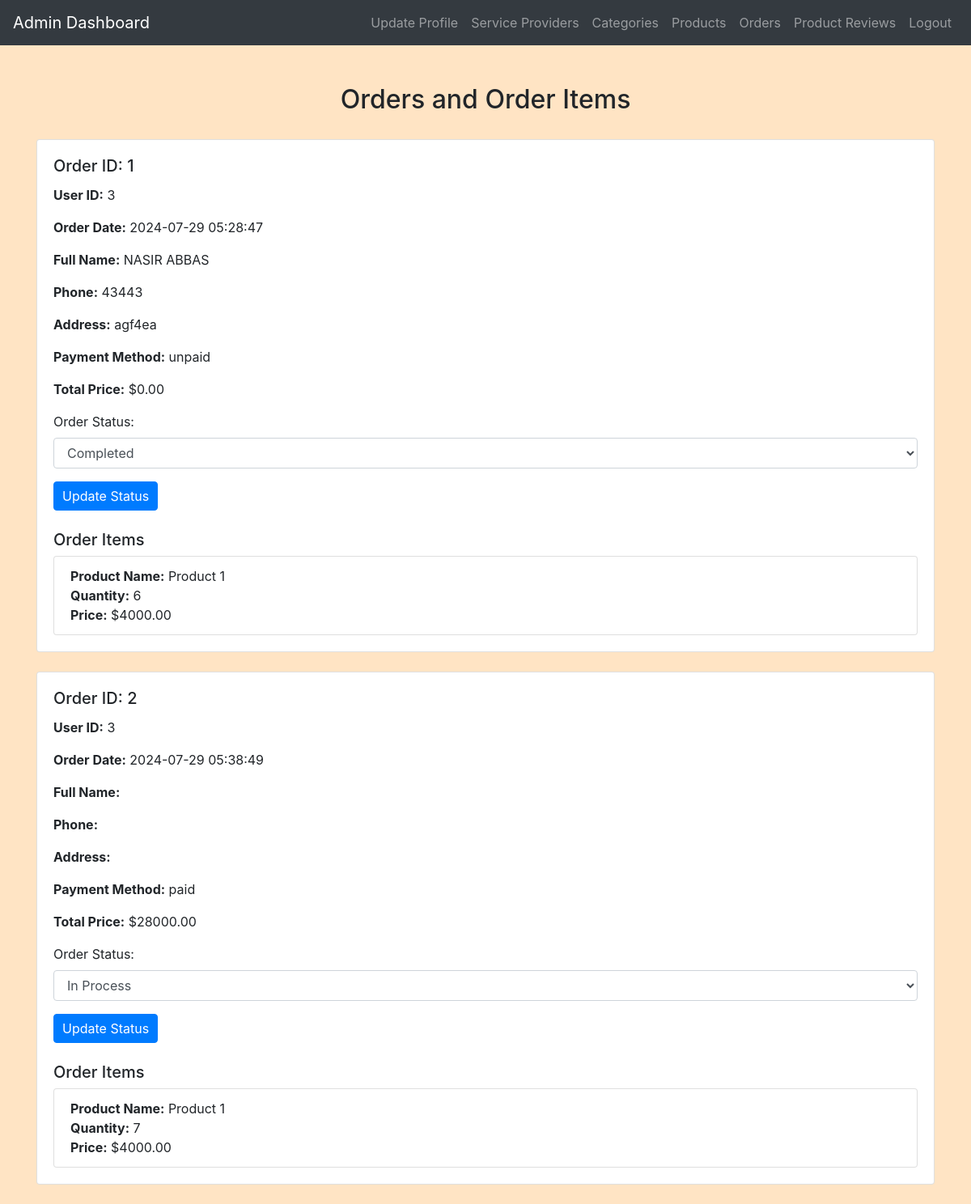
Page /admin/admin_order_items.php (signed in) on the committed database.
### tables this page shows
CREATE TABLE `orders` (
  `order_id` int(11) NOT NULL,
  `user_id` int(11) NOT NULL,
  `order_date` timestamp NOT NULL DEFAULT current_timestamp(),
  `full_name` varchar(100) NOT NULL,
  `phone` varchar(15) NOT NULL,
  `address` text NOT NULL,
  `payment_method` varchar(50) DEFAULT 'unpaid',
  `order_status` enum('pending','completed','inprocess','cancelled') DEFAULT 'pending',
  `total_price` decimal(10,2) NOT NULL
);

CREATE TABLE `order_items` (
  `order_item_id` int(11) NOT NULL,
  `order_id` int(11) NOT NULL,
  `product_id` int(11) NOT NULL,
  `quantity` int(11) NOT NULL,
  `price` decimal(10,2) NOT NULL
);

CREATE TABLE `products` (
  `product_id` int(11) NOT NULL,
  `name` varchar(255) NOT NULL,
  `category_id` int(11) NOT NULL,
  `description` text DEFAULT NULL,
  `price` decimal(10,2) NOT NULL,
  `stock_quantity` int(11) NOT NULL,
  `image_url` varchar(255) DEFAULT NULL
);

### admin/admin_order_items.php (the view, shortened to what this page needs)
<?php
include('config.php');
$order_sql = "SELECT * FROM orders";
$order_result = mysqli_query($conn, $order_sql);
?>
<!DOCTYPE html>
<html>
<head>
    <link rel="stylesheet" href="https://maxcdn.bootstrapcdn.com/bootstrap/4.5.2/css/bootstrap.min.css">
    <link rel="stylesheet" href="../css/style.css">
</head>
<body>
<?php include('admin_navbar.php'); ?>
<div class="container mt-5">
    <h2 class="text-center">Orders and Order Items</h2>
    <?php while ($order = mysqli_fetch_assoc($order_result)): ?>
        <div class="card mb-4">
            <div class="card-body">
                <h5 class="card-title">Order ID: <?php echo $order['order_id']; ?></h5>
                <p><strong>User ID:</strong> <?php echo $order['user_id']; ?></p>
                <p><strong>Order Date:</strong> <?php echo $order['order_date']; ?></p>
                <p><strong>Full Name:</strong> <?php echo $order['full_name']; ?></p>
                <p><strong>Phone:</strong> <?php echo $order['phone']; ?></p>
                <p><strong>Address:</strong> <?php echo $order['address']; ?></p>
                <p><strong>Payment Method:</strong> <?php echo $order['payment_method']; ?></p>
                <p><strong>Total Price:</strong> $<?php echo $order['total_price']; ?></p>
                <form method="post" action="admin_order_items.php">
                    <div class="form-group">
                        <label for="order_status">Order Status:</label>
                        <select class="form-control" id="order_status" name="order_status">
                            <option value="completed" <?php if ($order['order_status'] == 'completed') echo 'selected'; ?>>Completed</option>
                            <option value="inprocess" <?php if ($order['order_status'] == 'inprocess') echo 'selected'; ?>>In Process</option>
                        </select>
                    </div>
                    <button type="submit" name="update_status" class="btn btn-primary">Update Status</button>
                </form>
                <h5 class="mt-4">Order Items</h5>
                <?php
                $order_id = $order['order_id'];
                $items_sql = "SELECT oi.order_item_id, oi.product_id, oi.quantity, oi.price, p.name AS product_name
                              FROM order_items oi
                              JOIN products p ON oi.product_id = p.product_id
                              WHERE oi.order_id = ?";
                $items_stmt = mysqli_prepare($conn, $items_sql);
                mysqli_stmt_bind_param($items_stmt, "i", $order_id);
                mysqli_stmt_execute($items_stmt);
                $items_result = mysqli_stmt_get_result($items_stmt);
                ?>
                <ul class="list-group">
                    <?php while ($item = mysqli_fetch_assoc($items_result)): ?>
                        <li class="list-group-item">
                            <strong>Product Name:</strong> <?php echo htmlspecialchars($item['product_name']); ?><br>
                            <strong>Quantity:</strong> <?php echo htmlspecialchars($item['quantity']); ?><br>
                            <strong>Price:</strong> $<?php echo htmlspecialchars($item['price']); ?>
                        </li>
                    <?php endwhile; ?>
                </ul>
            </div>
        </div>
    <?php endwhile; ?>
</div>
</body>
</html>

### css/style.css (style rules this page uses)
body { background-color: bisque; }
h1, h2, h3, h4 { text-align: center; margin-top: 30px; margin-bottom: 30px; }
.btn-primary { padding: 5px 10px; }

### rows in the picture
orders: order_id "1", user "3", order_date "2024-07-29 05:28:47", full_name "NASIR ABBAS", phone "43443", address "agf4ea", payment_method "unpaid", total_price "0.00", order_status "Completed"
order_items: product.name "Product 1", quantity "6", price "4000.00"
orders: order_id "2", user "3", order_date "2024-07-29 05:38:49", payment_method "paid", total_price "28000.00", order_status "In Process"
order_items: product.name "Product 1", quantity "7", price "4000.00"
